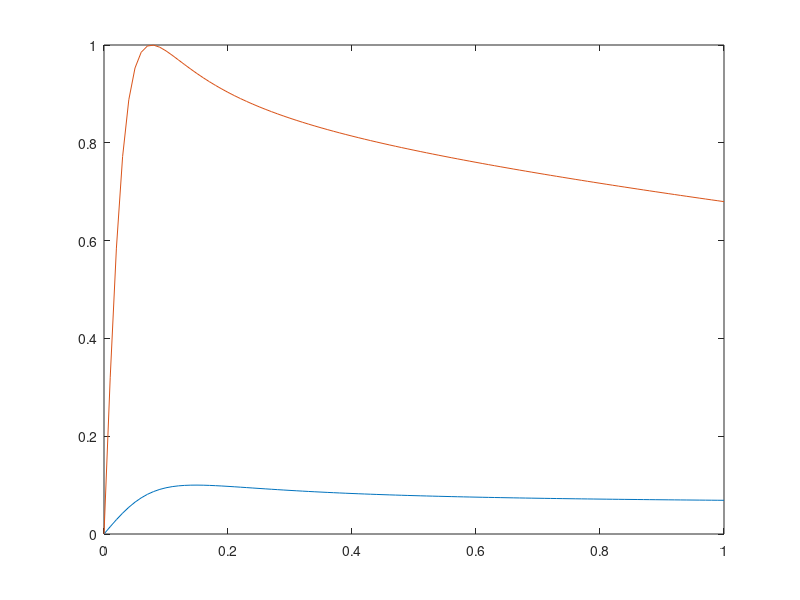

Source code (MATLAB):
%% Desired Slip
clc;
clear
close all
u = [0:.01:1]; %slip percentage
tire.dry = [15 2.2 1 0.97]; % Edited from Mathworks [B C D E]
tire.ice = [6 2.5 0.1 1]; % Edited from Mathworks [B C D E]
fricCoeffIce = tire.ice(3)*sin(tire.ice(2)*atan((tire.ice(1)*u)-(tire.ice(4)*((tire.ice(1)*u)-atan(tire.ice(1)*u)))));
plot(u,fricCoeffIce)
[v , x] = max(fricCoeffIce);
desiredMuIce = u(x)


fricCoeffDry = tire.dry(3)*sin(tire.dry(2)*atan((tire.dry(1)*u)-(tire.dry(4)*((tire.dry(1)*u)-atan(tire.dry(1)*u)))));

hold on
plot(u, fricCoeffDry)
[v , x] = max(fricCoeffDry);
desiredMuDry = u(x)
